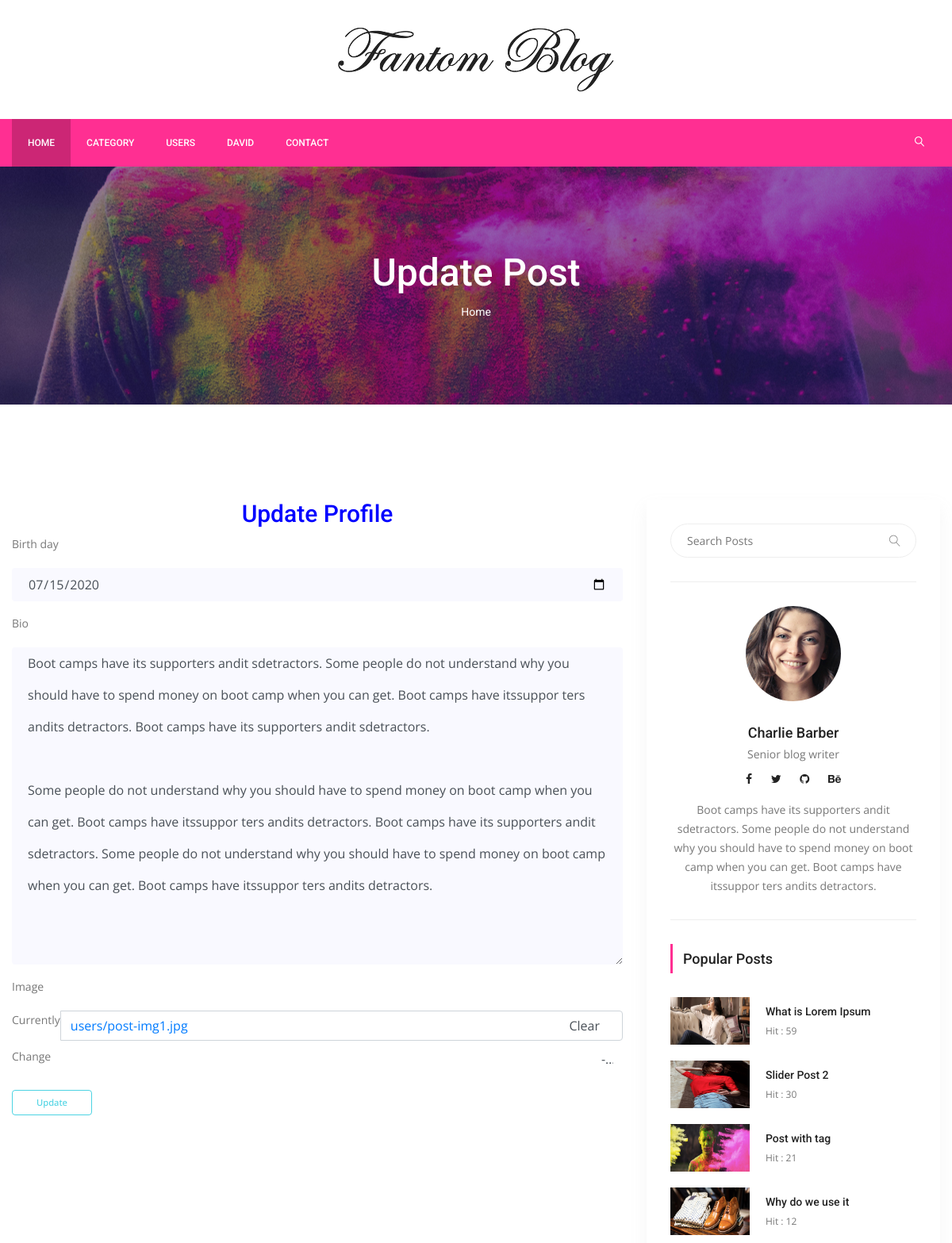
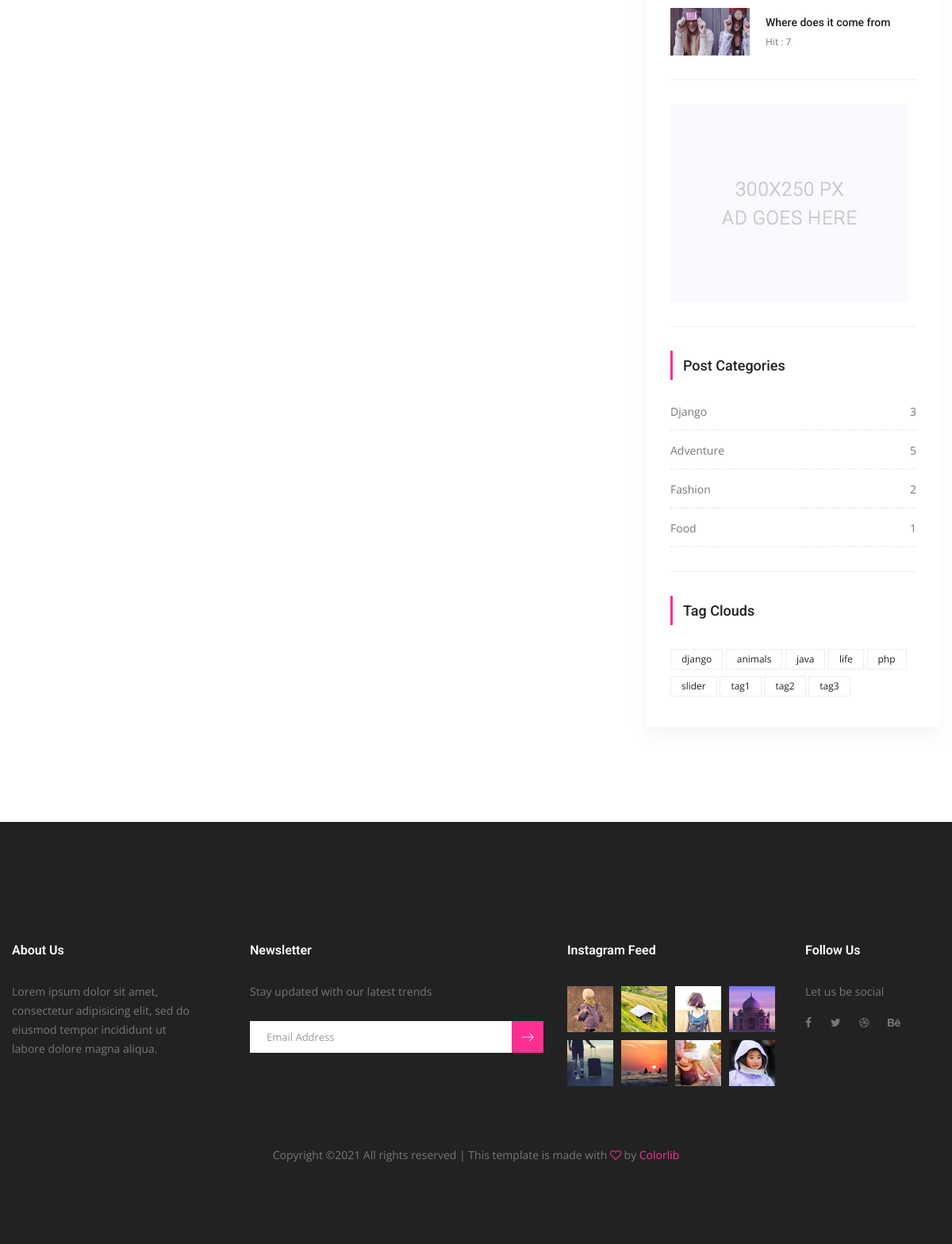
The page /users/update-profile/david/ (signed in) on the database its author committed (2 pictures, top to bottom).
### users/models.py (models this page shows, shortened)
class UserProfile(models.Model):
    user = models.OneToOneField(settings.AUTH_USER_MODEL,on_delete=models.CASCADE)
    birth_day = models.DateField(null=True,blank=True)
    bio = models.TextField(max_length=1000,blank=True)
    image = models.ImageField(blank=True,null=True,default='users/author.png',upload_to='users')
    slug = models.SlugField(editable=False)

### posts/models.py (models this page shows, shortened)
class Post(models.Model):
    title = models.CharField(max_length=150)
    content = models.TextField()
    publishing_date = models.DateTimeField(auto_now_add=True)
    image = models.ImageField(blank=True,null=True,upload_to='uploads/')
    user = models.ForeignKey(settings.AUTH_USER_MODEL,on_delete=models.CASCADE)
    slug = models.SlugField(default="slug",editable=False)
    category = models.ForeignKey(Category,on_delete=models.CASCADE,default=1,related_name="posts")
    tag = models.ManyToManyField(Tag,related_name="posts",blank=True)
    slider_post = models.BooleanField(default=False)
    hit = models.PositiveIntegerField(default=0)

class Category(models.Model):
    title = models.CharField(max_length=150)
    slug = models.SlugField(editable=False)
    def post_count(self):
        return self.posts.all().count()

class Tag(models.Model):
    title = models.CharField(max_length=50)
    slug = models.SlugField(editable=False)
    def __str__(self):
        return self.title

### users/views.py (the view, shortened to what this page needs)
# urls.py: path('update-profile/<slug:slug>/',UserProfileUpdateView.as_view(),name="update_profile"),
@method_decorator(login_required(login_url='/users/login'),name="dispatch")
class UserProfileUpdateView(SuccessMessageMixin,UpdateView):
    model = UserProfile
    template_name = 'users/profile-update.html'
    form_class = UserProfileForm
    success_message = "Your Profile Has Been Updated!!!"
    def get(self,request,*args,**kwargs):
        self.object = self.get_object()
        if self.object.user != request.user:
            return HttpResponseRedirect('/')
        return super(UserProfileUpdateView, self).get(request,*args,**kwargs)

### users/forms.py
class UserProfileForm(forms.ModelForm):
    def __init__(self,*args,**kwargs):
        super(UserProfileForm, self).__init__(*args,**kwargs)
        self.helper = FormHelper()
        self.helper.form_method = 'post'
        self.helper.field_class = 'mt-10'
        self.helper.layout = Layout(
            Field("birth_day",css_class="single-input"),
            Field("bio",css_class="single-input"),
            Field("image",css_class="single-input"),
        )
        self.helper.add_input(Submit('submit','Update',css_class="genric-btn success-border medium"))
    class Meta:
        model = UserProfile
        fields = ('birth_day','bio','image')
        widgets = {
            'birth_day':forms.DateInput(attrs={'type':'date'})
        }

### posts/templatetags/custom_tags.py (called while the page is built)
@register.simple_tag(name="categories")
def all_categories():
    return Category.objects.all()

@register.simple_tag(name="tags")
def all_tags():
    return Tag.objects.all()

@register.simple_tag(name="hit_posts")
def hit_posts():
    return Post.objects.order_by('-hit')[:5]

### templates/users/profile-update.html
{% extends 'base.html' %}
{% load static %}
{% load crispy_forms_tags %}
{% block content %}
        <section class="banner_area">
            <div class="banner_inner d-flex align-items-center">
            	<div class="overlay bg-parallax" data-stellar-ratio="0.9" data-stellar-vertical-offset="0" data-background=""></div>
				<div class="container">
					<div class="banner_content text-center">
						<h2>Update Post</h2>
						<div class="page_link">
							<a href="{% url 'index' %}">Home</a>
						</div>
					</div>
				</div>
            </div>
        </section>
        <section class="blog_area p_120">
            <div class="container">
                <div class="row">
                    <div class="col-lg-8">
                        <h2 style="text-align:center;color:blue">Update Profile</h2>
                        <div class="blog_left_sidebar">
                            {% crispy form %}
                        </div>
                    </div>
                    {% include 'right_side.html' %}
                </div>
            </div>
        </section>
       {% endblock %}

### templates/base.html (shortened to what this page needs)
{% load static %}
{% load custom_tags %}
<!doctype html>
<html lang="en">
    <head>
        <link rel="stylesheet" href="{% static "css/bootstrap.css" %}">
        <link rel="stylesheet" href="{% static "vendors/linericon/style.css" %}">
        <link rel="stylesheet" href="{% static "css/font-awesome.min.css" %}">
        <link rel="stylesheet" href="{% static "vendors/owl-carousel/owl.carousel.min.css" %}">
        <link rel="stylesheet" href="{% static "vendors/lightbox/simpleLightbox.css" %}">
        <link rel="stylesheet" href="{% static "vendors/nice-select/css/nice-select.css" %}">
        <link rel="stylesheet" href="{% static "vendors/animate-css/animate.css" %}">
        <link rel="stylesheet" href="{% static "vendors/jquery-ui/jquery-ui.css" %}">
        <link rel="stylesheet" href="{% static "css/style.css" %}">
        <link rel="stylesheet" href="{% static "css/responsive.css" %}">
    </head>
    <body>
        <header class="header_area">
            <div class="logo_part">
            	<div class="container">
            		<a class="logo" href="{% url 'index' %}"><img src="{% static "img/logo.png" %}" alt=""></a>
            	</div>
            </div>
			<div class="main_menu">
				<nav class="navbar navbar-expand-lg navbar-light">
					<div class="container">
						<div class="collapse navbar-collapse offset" id="navbarSupportedContent">
							<ul class="nav navbar-nav menu_nav">
								<li class="nav-item active"><a class="nav-link" href="{% url 'index' %}">Home</a></li>
								<li class="nav-item submenu dropdown">
									<a href="#" class="nav-link dropdown-toggle" data-toggle="dropdown" role="button" aria-haspopup="true" aria-expanded="false">Category</a>
                                    {% categories as categories %}
								</li>
                                 <li class="nav-item"><a class="nav-link" href="{% url 'users:user_list' %}">Users</a></li>
								{% if user.is_authenticated %}
                                <li class="nav-item submenu dropdown">
									<a href="#" class="nav-link dropdown-toggle" data-toggle="dropdown" role="button" aria-haspopup="true" aria-expanded="false">{{ user.username }}</a>
								</li>
                                {% else %}
								<li class="nav-item"><a class="nav-link" href="{% url 'users:register' %}">Register</a></li>
								<li class="nav-item"><a class="nav-link" href="{% url 'users:login' %}">Login</a></li>
                                {% endif %}
                                <li class="nav-item"><a class="nav-link" href="contact.html">Contact</a></li>
							</ul>
							<ul class="nav navbar-nav navbar-right ml-auto">
								<li class="nav-item"><a href="#" class="search"><i class="lnr lnr-magnifier"></i></a></li>
							</ul>
						</div>
					</div>
				</nav>
			</div>
        </header>
    {% block content %}
    {% endblock %}
        <footer class="footer-area">
            <div class="container">
                <div class="row">
                    <div class="col-lg-3  col-md-6 col-sm-6">
                        <div class="single-footer-widget">
                            <h6 class="footer_title">About Us</h6>
                            <p>Lorem ipsum dolor sit amet, consectetur adipisicing elit, sed do eiusmod tempor incididunt ut labore dolore magna aliqua.</p>
                        </div>
                    </div>
                    <div class="col-lg-4 col-md-6 col-sm-6">
                        <div class="single-footer-widget">
                            <h6 class="footer_title">Newsletter</h6>
                            <p>Stay updated with our latest trends</p>
                            <div id="mc_embed_signup">
                                <form target="_blank" action="https://spondonit.us12.list-manage.com/subscribe/post?u=1462626880ade1ac87bd9c93a&amp;id=92a4423d01" method="get" class="subscribe_form relative">
                                    <div class="input-group d-flex flex-row">
                                        <input name="EMAIL" placeholder="Email Address" onfocus="this.placeholder = ''" onblur="this.placeholder = 'Email Address '" required="" type="email">
                                        <button class="btn sub-btn"><span class="lnr lnr-arrow-right"></span></button>
                                    </div>
                                </form>
                            </div>
                        </div>
                    </div>
                    <div class="col-lg-3 col-md-6 col-sm-6">
                        <div class="single-footer-widget instafeed">
                            <h6 class="footer_title">Instagram Feed</h6>
                            <ul class="list instafeed d-flex flex-wrap">
                                <li><img src="{% static "img/instagram/Image-01.jpg" %}" alt=""></li>
                                <li><img src="{% static "img/instagram/Image-02.jpg" %}" alt=""></li>
                                <li><img src="{% static "img/instagram/Image-03.jpg" %}" alt=""></li>
                                <li><img src="{% static "img/instagram/Image-04.jpg" %}" alt=""></li>
                                <li><img src="{% static "img/instagram/Image-05.jpg" %}" alt=""></li>
                                <li><img src="{% static "img/instagram/Image-06.jpg" %}" alt=""></li>
                                <li><img src="{% static "img/instagram/Image-07.jpg" %}" alt=""></li>
                                <li><img src="{% static "img/instagram/Image-08.jpg" %}" alt=""></li>
                            </ul>
                        </div>
                    </div>
                    <div class="col-lg-2 col-md-6 col-sm-6">
                        <div class="single-footer-widget f_social_wd">
                            <h6 class="footer_title">Follow Us</h6>
                            <p>Let us be social</p>
                            <div class="f_social">
                            	<a href="#"><i class="fa fa-facebook"></i></a>
								<a href="#"><i class="fa fa-twitter"></i></a>
								<a href="#"><i class="fa fa-dribbble"></i></a>
								<a href="#"><i class="fa fa-behance"></i></a>
                            </div>
                        </div>
                    </div>
                </div>
                <div class="row footer-bottom d-flex justify-content-between align-items-center">
                    <p class="col-lg-12 footer-text text-center">
Copyright &copy;<script>document.write(new Date().getFullYear());</script> All rights reserved | This template is made with <i class="fa fa-heart-o" aria-hidden="true"></i> by <a href="https://colorlib.com" target="_blank">Colorlib</a>
</p>
                </div>
            </div>
        </footer>
    </body>
</html>

### templates/right_side.html
{% load static %}
{% load custom_tags %}
<div class="col-lg-4">
                        <div class="blog_right_sidebar">
                            <aside class="single_sidebar_widget search_widget">
                                <form action="{% url 'search' %}" method="get">
                                <div class="input-group">
                                    <input type="text" class="form-control" placeholder="Search Posts" name="q">
                                    <span class="input-group-btn">
                                        <button class="btn btn-default" type="button"><i class="lnr lnr-magnifier"></i></button>
                                    </span>
                                </div></form>
                                <div class="br"></div>
                            </aside>
                            <aside class="single_sidebar_widget author_widget">
                                <img class="author_img rounded-circle" src="{% static "img/blog/author.png" %}" alt="">
                                <h4>Charlie Barber</h4>
                                <p>Senior blog writer</p>
                                <div class="social_icon">
                                    <a href="#"><i class="fa fa-facebook"></i></a>
                                    <a href="#"><i class="fa fa-twitter"></i></a>
                                    <a href="#"><i class="fa fa-github"></i></a>
                                    <a href="#"><i class="fa fa-behance"></i></a>
                                </div>
                                <p>Boot camps have its supporters andit sdetractors. Some people do not understand why you should have to spend money on boot camp when you can get. Boot camps have itssuppor ters andits detractors.</p>
                                <div class="br"></div>
                            </aside>
                            <aside class="single_sidebar_widget popular_post_widget">
                                <h3 class="widget_title">Popular Posts</h3>
                                {% hit_posts as posts %}
                                {% for post in posts %}
                                <div class="media post_item">
                                    <img src="{{ post.image.url }}" alt="post" style="width:100px;height:60px">
                                    <div class="media-body">
                                        <a href="{% url 'detail' post.pk post.slug %}"><h3>{{ post.title }}</h3></a>
                                        <p>Hit : {{ post.hit }}</p>
                                    </div>
                                </div>
                                {% endfor %}
                                <div class="br"></div>
                            </aside>
                            <aside class="single_sidebar_widget">
                                <a href="#"><img class="img-fluid" src="{% static "img/blog/add.jpg" %}" alt=""></a>
                                <div class="br"></div>
                            </aside>
                            <aside class="single_sidebar_widget post_category_widget">
                                <h4 class="widget_title">Post Categories</h4>
                                <ul class="list cat-list">
                                    {% categories as categories %}
                                    {% for category in categories %}
                                    <li>
                                        <a href="{% url 'category_detail' pk=category.id slug=category.slug %}" class="d-flex justify-content-between">
                                            <p>{{ category.title }}</p>
                                            <p>{{ category.post_count }}</p>
                                        </a>
                                    </li>
                                    {% endfor %}
                                </ul>
                                <div class="br"></div>
                            </aside>
                            <aside class="single-sidebar-widget tag_cloud_widget">
                                <h4 class="widget_title">Tag Clouds</h4>
                                <ul class="list">
                                    {% tags as labels %}
                                    {% for label in labels %}
                                    <li><a href="{% url 'tag_detail' label.slug %}">{{ label }}</a></li>
                                    {% endfor %}
                                </ul>
                            </aside>
                        </div>
                    </div>

### static/css/responsive.css (style rules this page uses)
@media (max-width:1619px) { .header_area .navbar .search { margin-left: 40px; } }

### rows shown on the page
UserProfile: birth_day "07/15/2020", bio "Boot camps have its supporters andit sdetractors. Some people do not understand why you should have to spend money on boot camp when you can get. Boot camps have itssuppor ters andits detractors. Boot camps have its supporters andit sdetractors. Some people do not understand why you should have to spend money on boot camp when you can get. Boot camps have itssuppor ters andits detractors. Boot camps have its supporters andit sdetractors. Some people do not understand why you should have to spend money on boot camp when you can get. Boot camps have itssuppor ters andits detractors."
Post: image (picture), title "What is Lorem Ipsum", hit "59"
Post: image (picture), title "Slider Post 2", hit "30"
Post: image (picture), title "Post with tag", hit "21"
Post: image (picture), title "Why do we use it", hit "12"
Post: image (picture), title "Where does it come from", hit "7"
Category: title "Django", post_count "3"
Category: title "Adventure", post_count "5"
Category: title "Fashion", post_count "2"
Category: title "Food", post_count "1"
Tag: title "django"
Tag: title "animals"
Tag: title "java"
Tag: title "life"
Tag: title "php"
Tag: title "slider"
Tag: title "tag1"
Tag: title "tag2"
Tag: title "tag3"

### other values the page prints
{{ user.username }} "DAVID"
